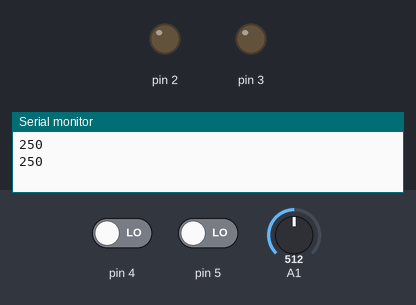
A sketch run on a simulated Arduino Uno, built with avr-gcc and run on an emulated ATmega328P. On the bench: output pins drawn as LEDs (lit = HIGH), the last lines printed to the serial monitor. Inputs (shaded band) come from the test bench; at power-on: pin 4 LOW, pin 5 LOW, A1 = 512.

Above: at 1.2 s.
1.3 s: pin 4 driven HIGH
At 2.5 s:
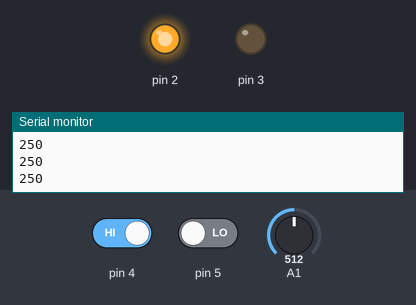
2.8 s: pin 5 driven HIGH
At 3.8 s:
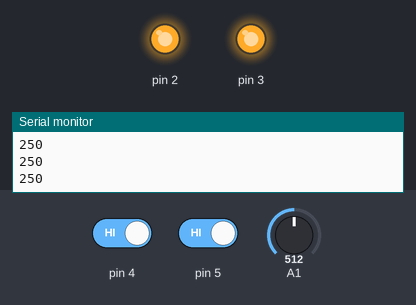
4.3 s: pin 4 driven LOW
At 4.7 s:
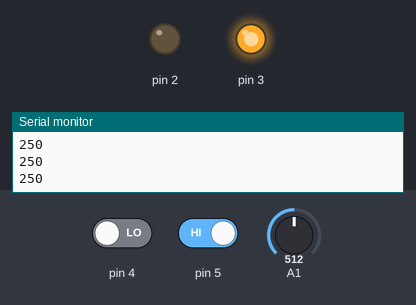
5.8 s: pin 5 driven LOW
At 7.1 s:
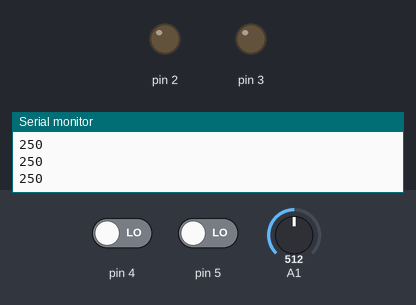
Timing chart, 0 to 8.3 s (numbered marks = the images above; inputs shaded):
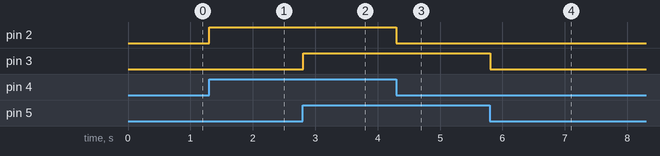

The sketch:

test.ino
```cpp
int temperature;

void setup() {
  Serial.begin(9600);
  pinMode(3, OUTPUT);
  pinMode(2, OUTPUT);
  pinMode(4, INPUT);
  pinMode(5, INPUT);
}

void loop() {
  readTemp();
  Serial.println(temperature);
  for(int i = 0; i < 100; i++) {
    digitalWrite(2, digitalRead(4));
    digitalWrite(3, digitalRead(5));
    delay(10);
  }
}

void readTemp() {
 temperature = round(map(readThermocouple(), 0, 1023, -250, 750));
} //Endof: void readTemp()


int readThermocouple() {
  return analogRead(A1);
}
```

Measured:
- after the input at 1.3 s, pin 2: LOW → HIGH at once
- after the input at 2.8 s, pin 3: LOW → HIGH at once
- after the input at 4.3 s, pin 2: HIGH → LOW at once
- after the input at 5.8 s, pin 3: HIGH → LOW at once
